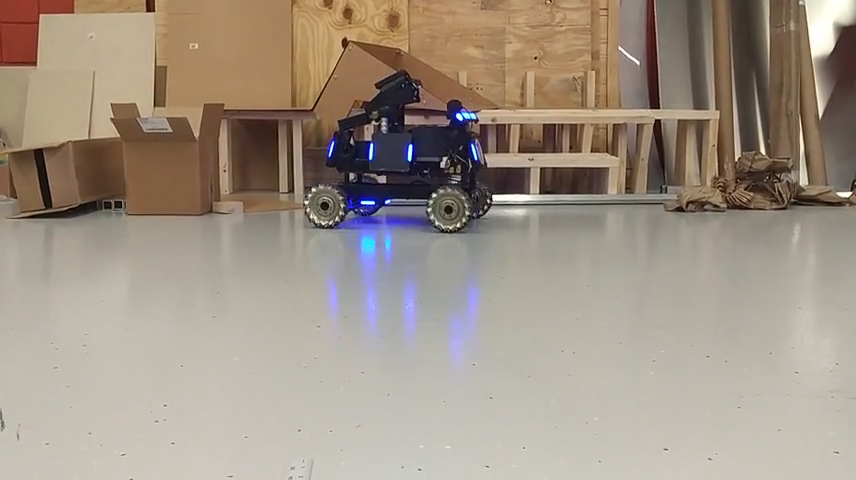
//> input picture frame 52 of SOGA-Program/cascade-classifier-test/robot_blue_3m_480p.mp4, 856 x 480 px
$ ./main_cpu   (built with g++ and OpenCV 4)
//> lines starting //> are read from the running program, lines starting //| are printed output that depends on the picture
#include "opencv2/objdetect.hpp"
#include "opencv2/highgui.hpp"
#include "opencv2/imgproc.hpp"

#include <iostream>

using namespace std;
using namespace cv;

/** Function Headers */
void detectAndDisplay(Mat frame);

/** Global variables */
CascadeClassifier cascade;
//CascadeClassifier eyes_cascade;

/** @function main */
int main(int argc, const char **argv) {
    //-- 1. Load the cascades
    if (!cascade.load("./cascade.xml")) {
        cout << "--(!)Error loading face cascade\n";
        return -1;
    };

    //-- 2. Read the video stream
    VideoCapture capture("./robot_blue_3m_480p.mp4");
    if (!capture.isOpened()) {
        cout << "--(!)Error opening video capture\n";
        return -1;
    }

    Mat frame;
    time_t startTime, endTime;
    startTime = clock();
    unsigned long frameCount = 0;
    while (capture.read(frame)) {
//> frame is the input picture: 480 rows x 856 cols, CV_8UC3; mean B, G, R 133.7, 147.1, 159.9
        if (frame.empty()) {
            cout << "--(!) No captured frame -- Break!\n";
            break;
        }

        //-- 3. Apply the classifier to the frame
        detectAndDisplay(frame);
        frameCount++;
        if (waitKey(10) == 27) {
            break; // escape
        }
    }
    endTime = clock();
    std::cout << "CPU Performance: " << frameCount / ((double) (endTime - startTime) / CLOCKS_PER_SEC) << "FPS"
              << std::endl;
    return 0;
}

/** @function detectAndDisplay */
void detectAndDisplay(Mat frame) {
    Mat frame_gray;
    cvtColor(frame, frame_gray, COLOR_BGR2GRAY);
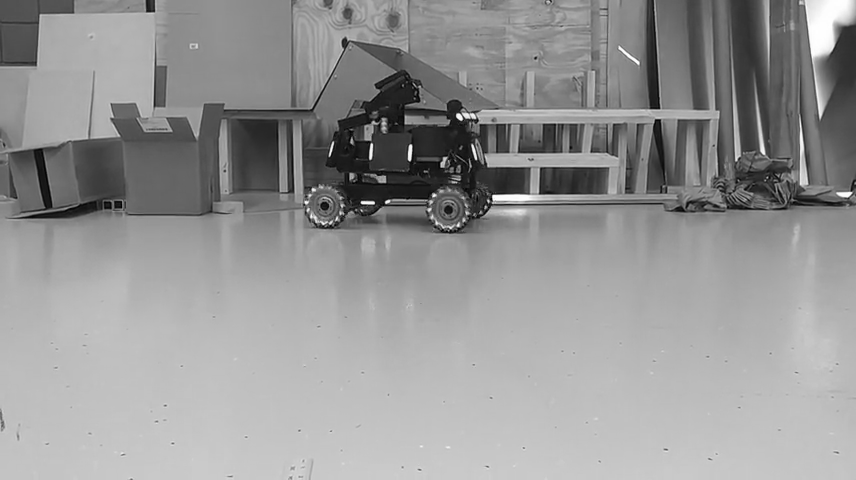
//> frame_gray: 480 rows x 856 cols, CV_8UC1; min 0, max 255, mean 149.3
    equalizeHist(frame_gray, frame_gray);
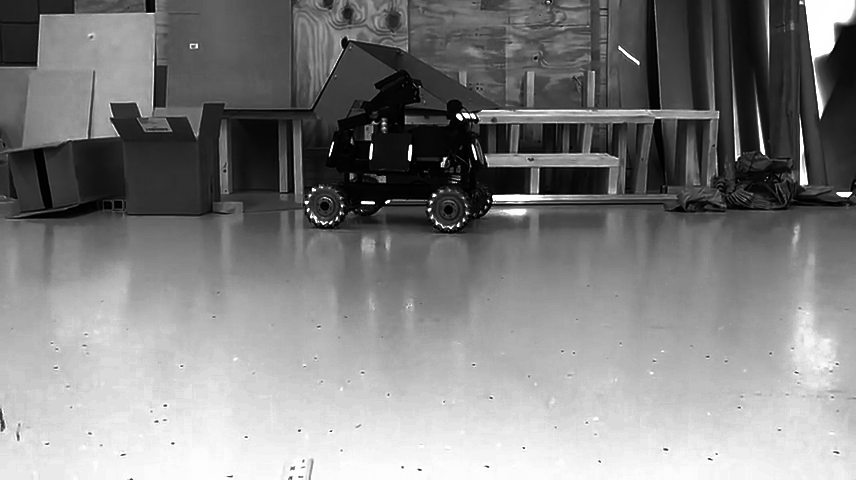
//> frame_gray: 480 rows x 856 cols, CV_8UC1; min 0, max 255, mean 128.7

    //-- Detect faces
    std::vector<Rect> faces;
    cascade.detectMultiScale(frame_gray, faces);
//> faces = empty

#ifndef NDEBUG

    for (size_t i = 0; i < faces.size(); i++) {
        Point center(faces[i].x + faces[i].width / 2, faces[i].y + faces[i].height / 2);
        ellipse(frame, center, Size(faces[i].width / 2, faces[i].height / 2), 0, 0, 360, Scalar(255, 0, 255), 4);

        Mat faceROI = frame_gray(faces[i]);

        //-- Show what you got
        imshow("Capture - Face detection", frame);
    }
//> this loop made 0 passes
//> the Esc key is pressed

#endif
}

$ run again, starting later in the video
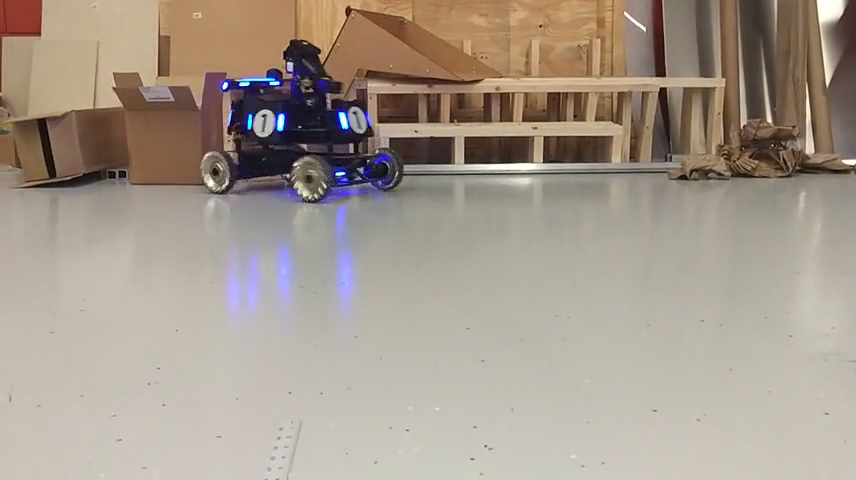
//> input picture frame 238 of SOGA-Program/cascade-classifier-test/robot_blue_3m_480p.mp4, 856 x 480 px
//> frame is the input picture: 480 rows x 856 cols, CV_8UC3; mean B, G, R 140.6, 152.7, 164.9
//> in detectAndDisplay, `equalizeHist(frame_gray, frame_gray);`:
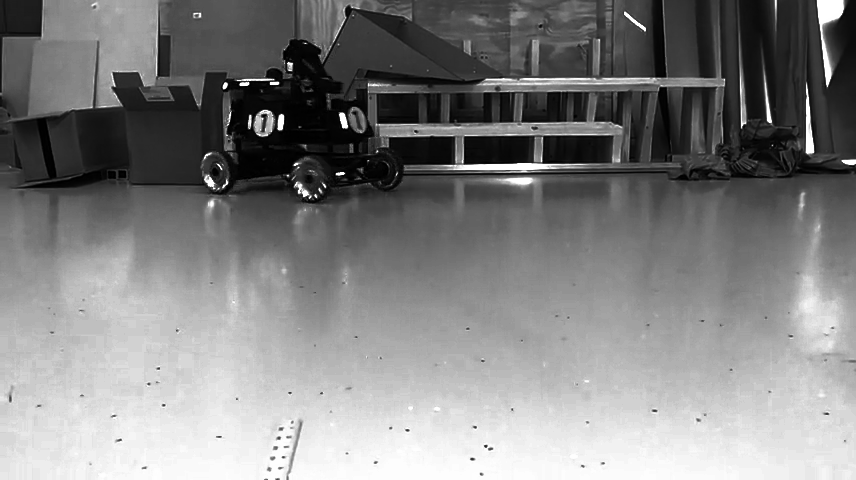
//> frame_gray: 480 rows x 856 cols, CV_8UC1; min 0, max 255, mean 129
//> faces = 1 Rect (x, y, width, height): [242, 98, 43, 43]
//> the loop in detectAndDisplay, `for (size_t i = 0; i < faces.size(); i++)` made 1 pass
//> center on pass 1: Point(263, 119)
//> pass 1, in detectAndDisplay, `imshow("Capture - Face detection", frame);`:
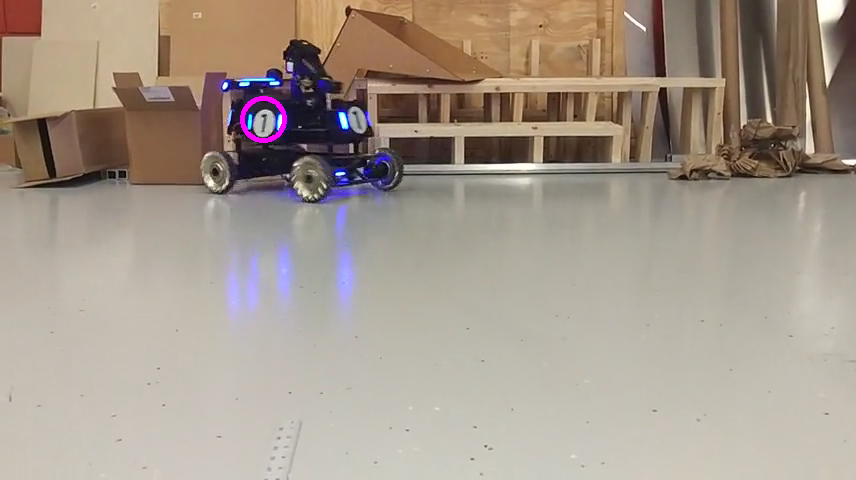
//> window 'Capture - Face detection': 480 rows x 856 cols, CV_8UC3; mean B, G, R 140.8, 152.6, 165.2

$ run again, starting later in the video
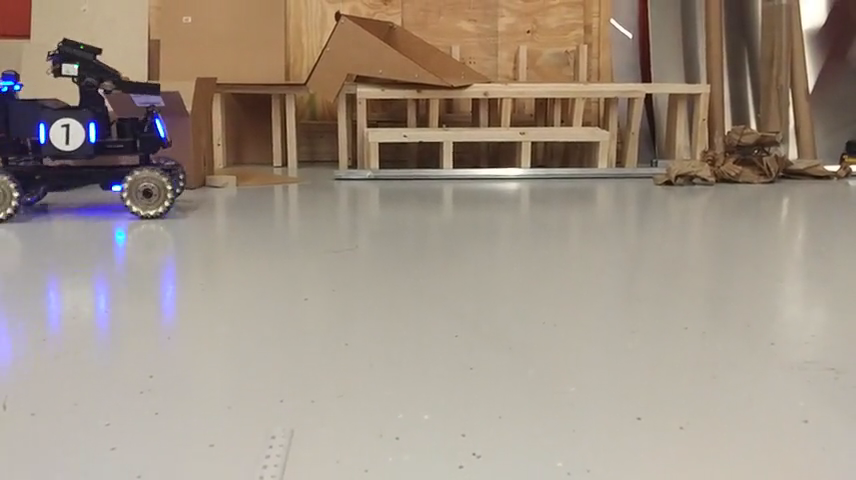
//> input picture frame 423 of SOGA-Program/cascade-classifier-test/robot_blue_3m_480p.mp4, 856 x 480 px
//> frame is the input picture: 480 rows x 856 cols, CV_8UC3; mean B, G, R 133.1, 146.1, 159.2
//> in detectAndDisplay, `equalizeHist(frame_gray, frame_gray);`:
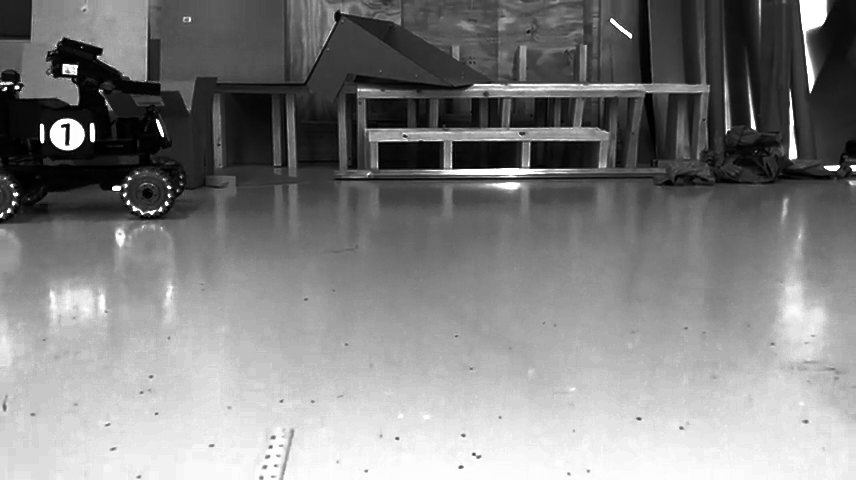
//> frame_gray: 480 rows x 856 cols, CV_8UC1; min 0, max 255, mean 128.9
//> faces = 1 Rect (x, y, width, height): [39, 100, 58, 58]
//> the loop in detectAndDisplay, `for (size_t i = 0; i < faces.size(); i++)` made 1 pass
//> center on pass 1: Point(68, 129)
//> pass 1, in detectAndDisplay, `imshow("Capture - Face detection", frame);`:
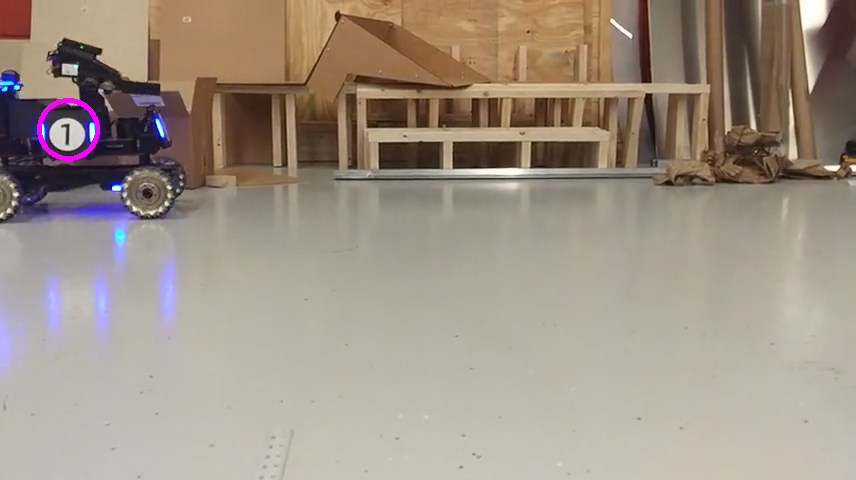
//> window 'Capture - Face detection': 480 rows x 856 cols, CV_8UC3; mean B, G, R 133.4, 145.9, 159.6
